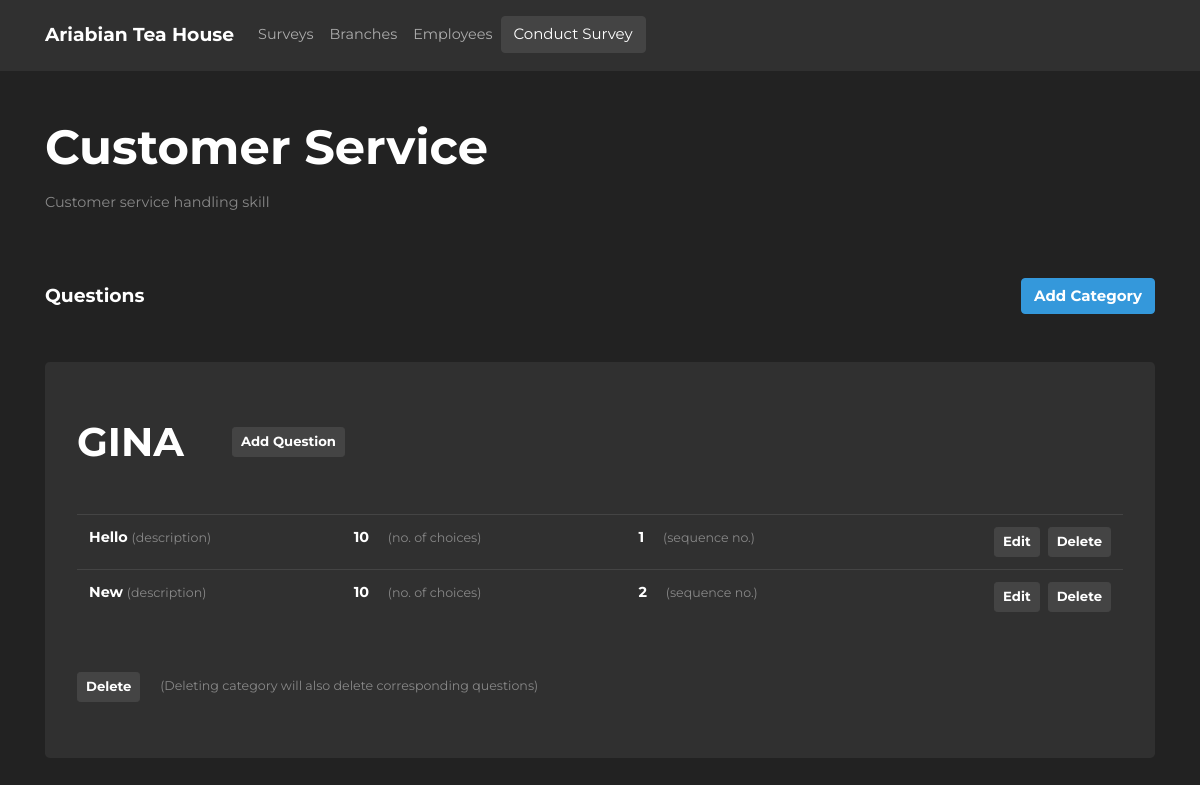
The app's page /surveys/2 with its own data.
### athsurveyapp/models/models.py (models this page shows, shortened)
class Survey(db.Model):
    __tablename__ = "survey"
    id = db.Column(db.Integer, primary_key=True)
    name = db.Column(db.String(255), nullable=False)
    description = db.Column(db.String(64), nullable=False)
    date_created = db.Column(db.DateTime(timezone=True), server_default=func.now())
    last_updated = db.Column(db.DateTime(timezone=True), onupdate=func.now())
    question_types = db.relationship(
        "QuestionType", backref="survey", cascade="all, delete-orphan"
    )

class QuestionType(db.Model):
    __tablename__ = "question_type"
    id = db.Column(db.Integer, primary_key=True)
    description = db.Column(db.String(64), nullable=False)
    date_created = db.Column(db.DateTime(timezone=True), server_default=func.now())
    last_updated = db.Column(db.DateTime(timezone=True), onupdate=func.now())
    survey_id = db.Column(db.Integer, db.ForeignKey("survey.id"), nullable=False)
    questions = db.relationship(
        "Question", backref="question_type", cascade="all, delete-orphan"
    )

class Question(db.Model):
    __tablename__ = "question"
    id = db.Column(db.Integer, primary_key=True)
    description = db.Column(db.String(64), nullable=False)
    is_required = db.Column(db.Boolean, nullable=False, default=False)
    sequence = db.Column(db.Integer, nullable=False)
    question_type_id = db.Column(
        db.Integer, db.ForeignKey("question_type.id"), nullable=False
    )
    choice_id = db.Column(db.Integer, db.ForeignKey("choice.id"), nullable=False)
    date_created = db.Column(db.DateTime(timezone=True), server_default=func.now())
    last_updated = db.Column(db.DateTime(timezone=True), onupdate=func.now())

class Choice(db.Model):
    __tablename__ = "choice"
    id = db.Column(db.Integer, primary_key=True)
    description = db.Column(db.String(64), nullable=False)
    value = db.Column(db.Integer)
    questions = db.relationship("Question", backref="choice")
    date_created = db.Column(db.DateTime(timezone=True), server_default=func.now())
    last_updated = db.Column(db.DateTime(timezone=True), onupdate=func.now())

### athsurveyapp/blueprints/survey/views.py (the view)
@survey_page.route("/<id>")
def survey_details(id):
    qt_form = QuestionTypeForm()
    question_form = QuestionForm()
    survey = Survey.query.get(id)
    print(survey)
    return render_template(
        "survey_details.html",
        survey=survey,
        qt_form=qt_form,
        question_form=question_form,
    )

### athsurveyapp/blueprints/survey/templates/survey_details.html (shortened to what this page needs)
{% extends 'layouts/base.html' %} {% block title %}ATH - Survey{% endblock %}  {%
block body %}
<div class="container">
  <div class="row justify-content-center align-items-center">
    <div class="col-12" data-surveyid="{{ survey.id }}">
      <h1 class="m-0 font-weight-bold" id="surveyName">{{ survey.name }}</h1>
      <p class="text-muted mt-3" id="surveyDescription">
        {{ survey.description }}
      </p>
    </div>
  </div>
  <div class="row mt-5 align-items-center">
    <div class="col-6">
      <h5 class="font-weight-bold m-0">Questions</h5>
    </div>
    <div class="col-6">
      <button
        type="button"
        class="btn btn-info float-right font-weight-bold"
        data-toggle="modal"
        data-target="#categoryFormModal"
      >
        Add Category
      </button>
    </div>
  </div>
  <div class="row mt-5">
    <div class="col-12">
      <div class="jumbotron py-2">
        {% if not survey.question_types %}
        <p class="font-weight-bold text-center my-5 text-muted">
          No categories
        </p>
        {% else %} {% for question_type in survey.question_types %}
        <div data-categoryid="{{question_type.id}}" class="mb-5">
          <div class="d-flex">
            <h2 class="font-weight-bold my-5 mr-5 survey-category">
              {{question_type.description}}
            </h2>
            <button
              class="
                btn btn-secondary btn-sm
                my-auto
                font-weight-bold
                add-question-btn
              "
              data-toggle="modal"
              data-target="#questionFormModal"
            >
              Add Question
            </button>
          </div>
          {% if question_type.questions %}
          <table class="table table-hover">
            <tbody>
              {% for question in question_type.questions %}
              <tr data-questionid="{{question.id}}">
                <td>
                  <span class="font-weight-bold"
                    >{{ question.description }}</span
                  >
                  <span class="text-muted small">(description)</span>
                </td>
                <td>
                  <span class="font-weight-bold col-4"
                    >{{question.choice.value}}</span
                  >
                  <span class="text-muted small">(no. of choices)</span>
                </td>
                <td>
                  <span class="font-weight-bold col-4"
                    >{{question.sequence}}</span
                  >
                  <span class="text-muted small">(sequence no.)</span>
                </td>
                <td>
                  <button
                    class="
                      btn btn-secondary btn-sm
                      font-weight-bold
                      float-right
                      delete-question-form-modal-btn
                    "
                    data-toggle="modal"
                    data-target="#deleteQuestionFormModal"
                  >
                    Delete
                  </button>
                  <button
                    class="
                      btn btn-secondary btn-sm
                      font-weight-bold
                      float-right
                      edit-question-form-modal-btn
                      mr-2
                    "
                    data-toggle="modal"
                    data-target="#questionFormModal"
                  >
                    Edit
                  </button>
                </td>
              </tr>
              {% endfor %}
            </tbody>
          </table>
          {% endif %}
          <div class="mt-5">
            <button
              class="
                btn btn-secondary btn-sm
                font-weight-bold
                delete-category-form-modal-btn
              "
              data-toggle="modal"
              data-target="#deleteCategoryFormModal"
            >
              Delete
            </button>
            <span class="small text-muted ml-3"
              >(Deleting category will also delete corresponding
              questions)</span
            >
          </div>
          {% endfor %} {% endif %}
        </div>
      </div>
    </div>
  </div>
</div>
{% endblock %}

### athsurveyapp/static/styles/main.css (style rules this page uses)
html { position: relative; min-height: 100%; }
body { font-family: "Montserrat", sans-serif; font-size: 0.9rem; }
#surveyName, #surveyDescription, .survey-category { cursor: pointer; }

### records on screen
Survey: name "Customer Service", description "Customer service handling skill"
QuestionType: description "GINA"
Question: description "Hello", choice.value "10", sequence "1"
Question: description "New", choice.value "10", sequence "2"
